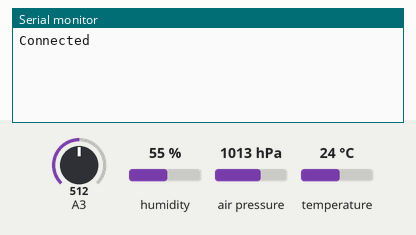
Simulated run of this sketch. Board: Arduino MKR. Parts: the last lines printed to the serial monitor. The test bench sets the inputs (shaded band); at power-on: humidity 55 %, air pressure 1013 hPa, A3 = 512, temperature 24 °C. WiFi joins after 1.5 s; servers stay silent unless stated.

Above: at 5.7 s.
5.8 s: humidity set to 22 %
At 16.9 s:
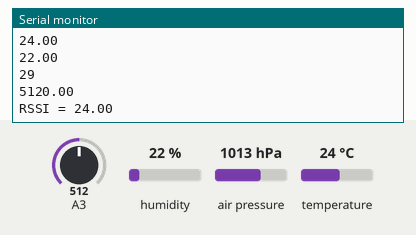
21.5 s: air pressure set to 952 hPa
At 30.67 s:
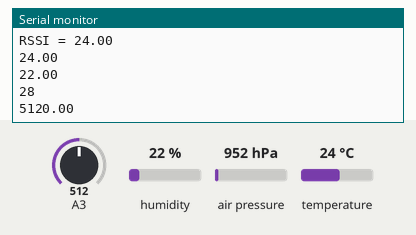
37.2 s: A3 set to 716
At 46.8 s:
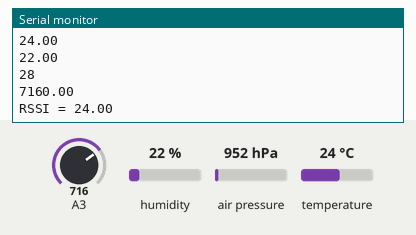
52.9 s: temperature set to 12 °C
At 62.4 s:
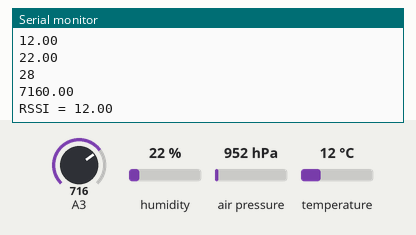
68.6 s: air pressure set to 1025 hPa
At 78.0 s:
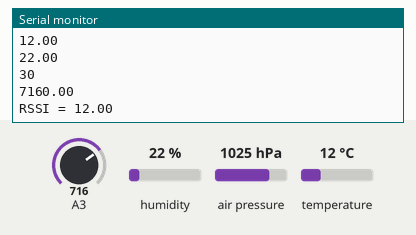
Timing chart, 0 to 79.5 s (numbered marks = the images above; inputs shaded):
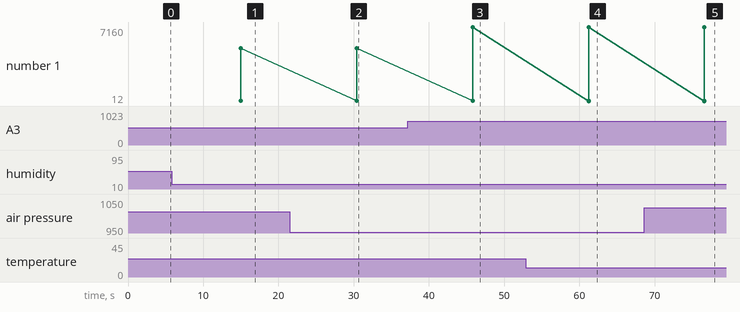

Measured:
- after the input at 5.8 s, the serial monitor: prints a new line after 9.2 s (image 1)
- after the input at 21.5 s, the serial monitor: prints a new line after 8.9 s (image 2)
- after the input at 37.2 s, the serial monitor: prints a new line after 8.6 s (image 3)
- after the input at 52.9 s, the serial monitor: prints a new line after 8.3 s (image 4)
- after the input at 68.6 s, the serial monitor: prints a new line after 8.0 s (image 5)
- plotted number 1: 5120 → 7160 after the input at 37.2 s

The sketch:

FinalProjectCode.ino
```cpp
#include <Adafruit_BMP280.h>
#include <DHT.h>
#include <DHT_U.h>
#include <WiFiNINA.h>
#include <Wire.h>


#define uvPin 3
#define TempPin 2
#define DHTTYPE DHT11

Adafruit_BMP280 bmp; // I2C Communication
DHT_Unified dht(TempPin, DHTTYPE);
// Network information
char* ssid = "EagleNet";//"MCTTexas";////"TP-Link_AF06";
const char* password = "";//"1A2B345CD";


// ThingSpeak settings
char server[] = "api.thingspeak.com";
String writeAPIKey = "518JQL1XY96JNR9V";

// Constants
unsigned long postingInterval = 15 * 1000;

// Global variables
unsigned long lastConnectionTime = 0;
int measurementNumber = 0;

void setup() {
  Serial.begin(115200);
  dht.begin();
    pinMode(TempPin,INPUT);
    pinMode(uvPin, INPUT);
    connectWiFi();
    if (!bmp.begin()) {
    Serial.println("Could not find a valid BMP280 sensor, check wiring!");
    while (1);
  }

}

void loop() {
  unsigned long timems = millis();

  if((timems-lastConnectionTime)>postingInterval){
    sensors_event_t event;
    double currentTemp = readTemp(event);
    double currentHumidity = readHum(event);
    long pressure = bmp.readPressure()/3386.39; //[in-Hg]
    double uvIndex = analogRead(uvPin)/0.1;
    Serial.println(currentTemp);
    Serial.println(currentHumidity);
    Serial.println(pressure);
    Serial.println(uvIndex);
    httpRequest(currentTemp,currentHumidity,pressure,uvIndex);
  }


}


void connectWiFi(){

    while (WiFi.status() != WL_CONNECTED){
        WiFi.begin(ssid, password);
        delay(3000);
    }

    // Display a notification that the connection is successful.
    Serial.println("Connected");

}

void httpRequest(double field1Data, double field2Data, long field3Data, double field4Data) {

    WiFiClient client;

    if (!client.connect(server, 80)){

        Serial.println("Connection failed");
        lastConnectionTime = millis();
        client.stop();
        return;
    }

    else{

        // Create data string to send to ThingSpeak.
        String data = "field1=" + String(field1Data) + "&field2=" + String(field2Data) + "&field3=" + String(field3Data) + "&field4=" + String(field4Data); //shows how to include additional field data in http post

        // POST data to ThingSpeak.
        if (client.connect(server, 80)) {

            client.println("POST /update HTTP/1.1");
            client.println("Host: api.thingspeak.com");
            client.println("Connection: close");
            client.println("User-Agent: ESP32WiFi/1.1");
            client.println("X-THINGSPEAKAPIKEY: "+writeAPIKey);
            client.println("Content-Type: application/x-www-form-urlencoded");
            client.print("Content-Length: ");
            client.print(data.length());
            client.print("\n\n");
            client.print(data);

            Serial.println("RSSI = " + String(field1Data));
            lastConnectionTime = millis();
            delay(250);
        }
    }
    client.stop();
}

double readTemp(sensors_event_t event)
{
  dht.temperature().getEvent(&event);
  double temp = event.temperature;

  return(temp);
}

double readHum(sensors_event_t event)
{
  dht.humidity().getEvent(&event);
  double humidity = event.relative_humidity;

  return(humidity);
}
```
